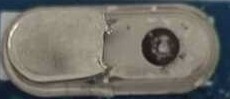
#> input picture BoardGuard/AI_UI/Patchcore/learning_img/CRYSTAL_DAMAGED/0000.jpg, 230 x 99 px
$ python -i pcb_inspector.py   (imports and definitions only)
#> lines starting #> are read from the running program, lines starting #| are printed output that depends on the picture
"""
pcb_inspector_app.py

앞면/뒷면 두 개의 PatchCore(TensorRT) 엔진을 동시에 로드해두고,
화면 하단 버튼을 클릭하면 그 순간 프레임으로 검사를 실행하는 앱.

get_detections_front(frame) / get_detections_back(frame)
    -> (class, detail, bounding_box)
    class: "MISSING" | "PASS" | "FAIL"

실행:
    python3 pcb_inspector_app.py
    화면의 [앞면 검사] / [뒷면 검사] 버튼 클릭, q로 종료
"""

import threading
import time

import cv2
import numpy as np
import pycuda.autoinit  # noqa: F401

from trt_module import TRTInferenceEngine

# ============================================================
# 설정
# ============================================================

FRONT_ENGINE_PATH = "model_front.engine"
BACK_ENGINE_PATH = "model_back.engine"
EMPTY_REFERENCE_PATH = "empty_reference.jpg"

IMG_SIZE = 256

CAMERA_URL = "http://192.168.21.50:8080/video"   # 오늘 IP Webcam 주소로 수정

FRONT_THRESHOLD = 0.55
BACK_THRESHOLD = 0.4

PRESENCE_PIXEL_DIFF_THRESHOLD = 25
PRESENCE_RATIO_THRESHOLD = 0.02

MIN_BOX_AREA = 300
MAX_BOX_WIDTH_RATIO = 0.8
MIN_BOX_HEIGHT = 8
MAX_ASPECT_RATIO = 15

WINDOW_NAME = "PCB Inspector"

# 버튼 레이아웃 (프레임 하단에 그려짐)
BUTTON_HEIGHT = 60
BUTTON_MARGIN = 10

# ============================================================
# 카메라 프레임 리더 (별도 스레드)
# ============================================================
# 판정(get_detections)이 카메라 전송 속도보다 느리면, cap.read()가 큐에 쌓인
# 오래된 프레임부터 순서대로 꺼내게 되어 지연이 계속 누적됨(수 초~10초까지).
# 그래서 카메라 읽기를 별도 스레드로 분리해 항상 "최신 프레임"만 유지하고,
# 메인 루프는 처리 속도와 무관하게 그 최신 프레임만 참고하도록 함.

latest_frame = None
frame_lock = threading.Lock()


# [8 lines left out: function frame_reader, not called in this run]

# ============================================================
# 존재 여부 체크
# ============================================================

def load_empty_reference(path: str, size: int = 256) -> np.ndarray:
#> called with size = 256
    ref = cv2.imread(path)
#> ref is the input picture: shape (99, 230, 3); mean B, G, R 102.5, 109.2, 111.1
    if ref is None:
        raise RuntimeError(
            f"기준 이미지를 못 찾음: {path}. capture_empty_reference.py로 먼저 찍어야 함."
        )
    ref = cv2.resize(ref, (size, size))
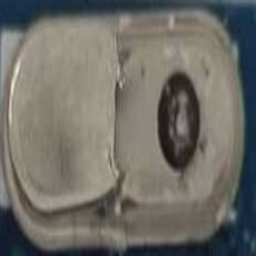
#> ref: shape (256, 256, 3); mean B, G, R 102.3, 109.1, 111
    ref_gray = cv2.cvtColor(ref, cv2.COLOR_BGR2GRAY)
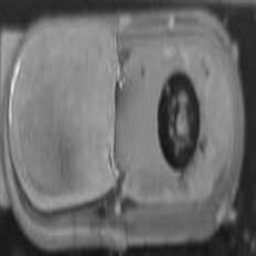
#> ref_gray: shape (256, 256); min 17, max 233, mean 108.8
    return cv2.GaussianBlur(ref_gray, (5, 5), 0)


# [125 lines left out: functions check_presence, preprocess, get_defect_boxes, get_detections, draw_defect_box, draw_result_banner and 1 more, not called in this run]


def point_in_rect(x, y, rect):
    x1, y1, x2, y2 = rect
    return x1 <= x <= x2 and y1 <= y <= y2


# ============================================================
# 메인
# ============================================================

class AppState:
    def __init__(self):
        self.mode = None          # "front" | "back" | None (검사 안 하는 대기 상태)
        self.last_result = None   # (side_label, class, detail, boxes)


# [82 lines left out: functions make_mouse_callback, main, not called in this run]


# [2 lines not run here, left out]

>>> result = load_empty_reference('../../AI_UI/Patchcore/learning_img/CRYSTAL_DAMAGED/0000.jpg')

$ run again, on BoardGuard/AI_UI/Patchcore/learning_img/CRYSTAL_DAMAGED/070.jpg
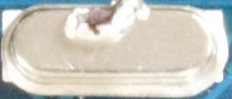
#> input picture BoardGuard/AI_UI/Patchcore/learning_img/CRYSTAL_DAMAGED/070.jpg, 232 x 99 px
#> in load_empty_reference, ref is the input picture: shape (99, 232, 3); mean B, G, R 196, 203.9, 204.6
#> in load_empty_reference, `ref = cv2.resize(ref, (size, size))`:
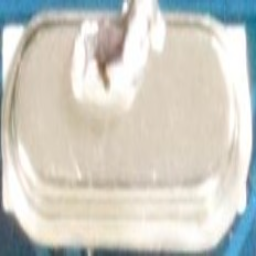
#> ref: shape (256, 256, 3); mean B, G, R 195.9, 203.8, 204.5
#> in load_empty_reference, `ref_gray = cv2.cvtColor(ref, cv2.COLOR_BGR2GRAY)`:
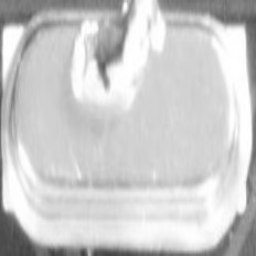
#> ref_gray: shape (256, 256); min 63, max 255, mean 203.1
